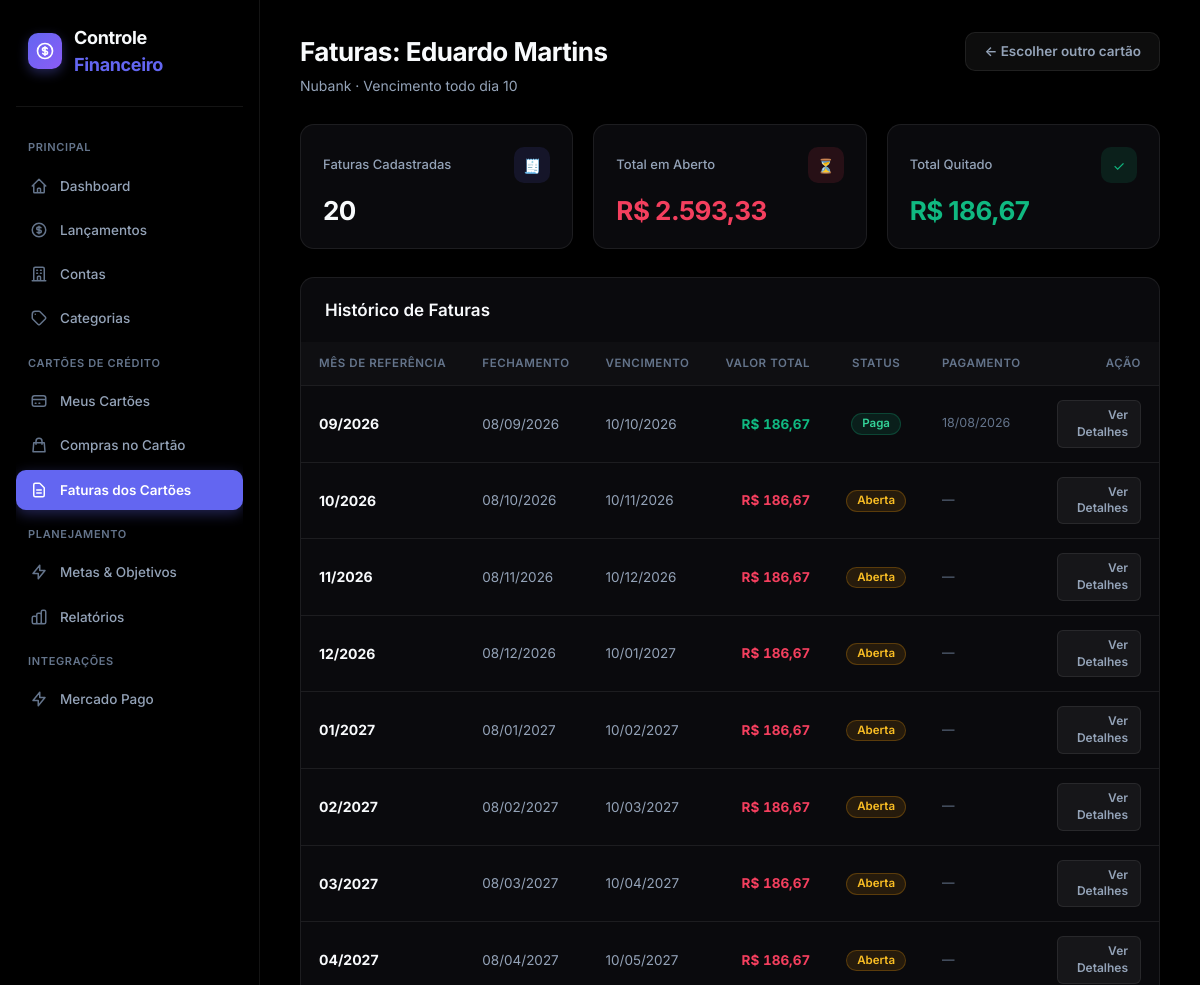
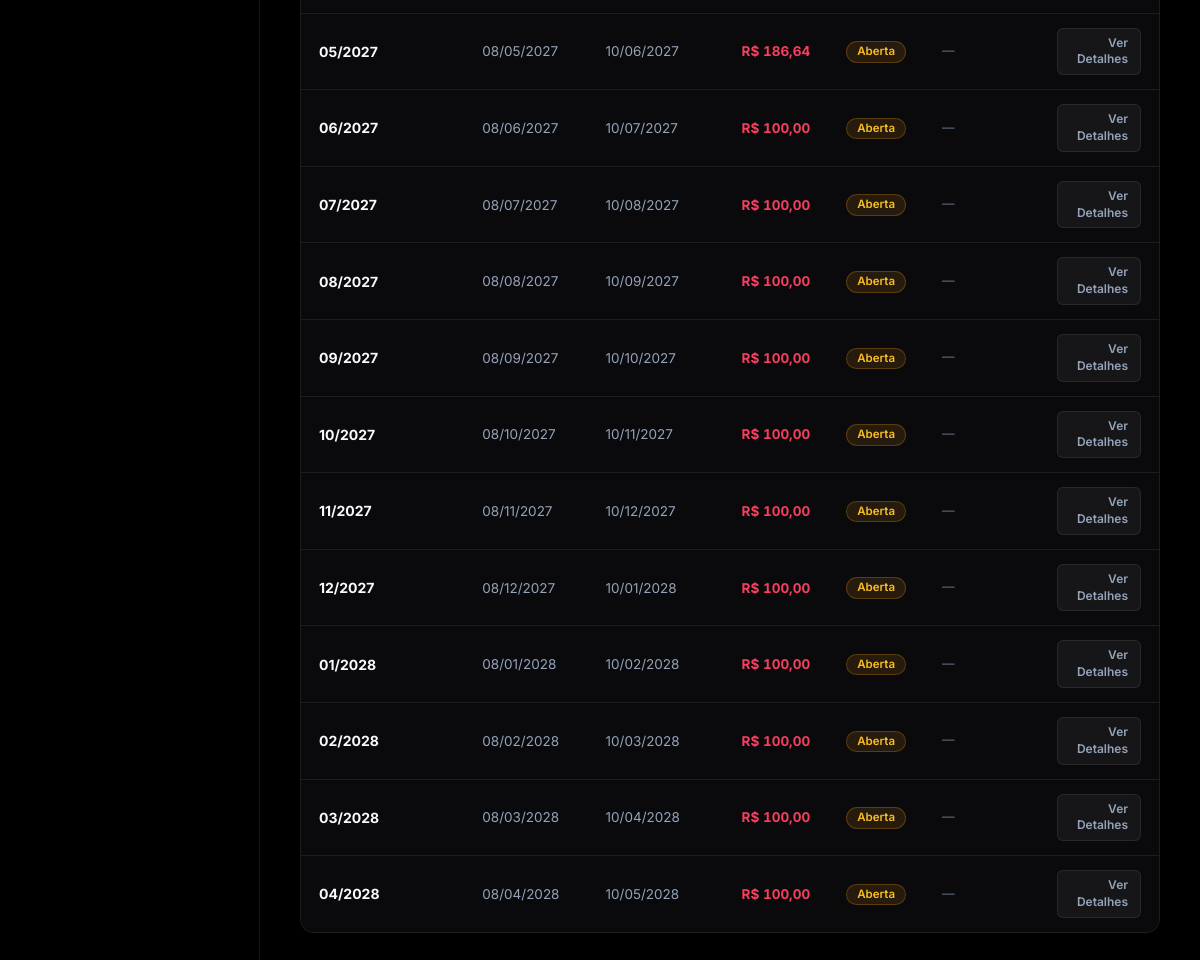
Screenshot of /faturas-cartao/cartao/1 with the database file from the repository (2 pictures, top to bottom).
### models/cartao.py (models this page shows, shortened)
class Cartao(db.Model):
    __tablename__ = "cartoes"
    id = db.Column(
        db.Integer,
        primary_key=True
    )
    nome = db.Column(
        db.String(100),
        nullable=False
    )
    banco = db.Column(
        db.String(100),
        nullable=False
    )
    ultimos_digitos = db.Column(
        db.String(4),
        nullable=True
    )
    limite = db.Column(
        db.Numeric(12, 2),
        nullable=False,
        default=0
    )
    dia_fechamento = db.Column(
        db.Integer,
        nullable=False
    )
    dia_vencimento = db.Column(
        db.Integer,
        nullable=False
    )
    ativo = db.Column(
        db.Boolean,
        nullable=False,
        default=True
    )
    criado_em = db.Column(
        db.DateTime,
        default=datetime.utcnow
    )
    faturas = db.relationship(
        "FaturaCartao",
        back_populates="cartao",
        cascade="all, delete-orphan"
    )

### models/fatura_cartao.py (models this page shows, shortened)
class FaturaCartao(db.Model):
    __tablename__ = "faturas_cartao"
    id = db.Column(
        db.Integer,
        primary_key=True
    )
    cartao_id = db.Column(
        db.Integer,
        db.ForeignKey(
            "cartoes.id"
        ),
        nullable=False
    )
    mes_referencia = db.Column(
        db.Integer,
        nullable=False
    )
    ano_referencia = db.Column(
        db.Integer,
        nullable=False
    )
    data_fechamento = db.Column(
        db.Date,
        nullable=False
    )
    data_vencimento = db.Column(
        db.Date,
        nullable=False
    )
    valor_total = db.Column(
        db.Numeric(12, 2),
        nullable=False,
        default=0
    )
    status = db.Column(
        db.String(20),
        nullable=False,
        default="aberta"
    )
    data_pagamento = db.Column(
        db.DateTime,
        nullable=True
    )
    criado_em = db.Column(
        db.DateTime,
        default=datetime.utcnow
    )
    cartao = db.relationship(
        "Cartao",
        back_populates="faturas"
    )
    parcelas = db.relationship(
        "ParcelaCartao",
        back_populates="fatura"
    )

### routes/faturas_cartao.py (the view)
@faturas_cartao_bp.route(
    "/cartao/<int:cartao_id>"
)
def faturas_cartao(cartao_id):
    cartao = Cartao.query.get_or_404(
        cartao_id
    )
    faturas = (
        FaturaCartao.query
        .filter_by(
            cartao_id=cartao.id
        )
        .order_by(
            FaturaCartao.ano_referencia.asc(),
            FaturaCartao.mes_referencia.asc()
        )
        .all()
    )
    total_aberto = sum(
        (
            fatura.valor_total or 0
            for fatura in faturas
            if fatura.status != "paga"
        ),
        0
    )
    total_pago = sum(
        (
            fatura.valor_total or 0
            for fatura in faturas
            if fatura.status == "paga"
        ),
        0
    )
    return render_template(
        "faturas_cartao.html",
        cartoes=None,
        cartao=cartao,
        faturas=faturas,
        total_aberto=total_aberto,
        total_pago=total_pago
    )

### app.py (called while the page is built)
def formatar_moeda(valor):
    try:
        valor = float(
            valor or 0
        )
    except (
        TypeError,
        ValueError
    ):
        valor = 0.0
    negativo = valor < 0
    valor = abs(
        valor
    )
    texto = f"{valor:,.2f}"
    texto = (
        texto
        .replace(",", "X")
        .replace(".", ",")
        .replace("X", ".")
    )
    if negativo:
        texto = "-" + texto
    return texto

### templates/faturas_cartao.html (shortened to what this page needs)
{% extends "base.html" %}
{% block content %}
{% if cartoes is not none %}
<div class="page-header">
    <div class="page-header-content">
        <h1>Faturas dos Cartões</h1>
        <p>Selecione um cartão para visualizar o histórico de faturas e pagamentos.</p>
    </div>
</div>
<div style="display: grid; grid-template-columns: repeat(auto-fill, minmax(320px, 1fr)); gap: 20px;">
    {% for cartao in cartoes %}
    <div style="background: linear-gradient(135deg, #18181f 0%, #0a0a0d 100%); border: 1px solid var(--border); border-radius: var(--radius-xl); padding: 24px; box-shadow: var(--shadow-md);">
        <div style="display: flex; justify-content: space-between; align-items: flex-start; margin-bottom: 20px;">
            <div>
                <span style="font-size: 11px; text-transform: uppercase; letter-spacing: 0.05em; color: var(--text-muted); display: block;">{{ cartao.banco }}</span>
                <strong style="font-size: 18px; color: var(--text-primary);">{{ cartao.nome }}</strong>
            </div>
            <span class="badge badge-info">Dia {{ cartao.dia_vencimento }}</span>
        </div>
        <div style="font-family: monospace; font-size: 15px; letter-spacing: 2px; color: var(--text-secondary); margin-bottom: 20px;">
            •••• •••• •••• {{ cartao.ultimos_digitos if cartao.ultimos_digitos else '----' }}
        </div>
        <div style="background: rgba(0, 0, 0, 0.25); border-radius: var(--radius-md); padding: 12px 14px; margin-bottom: 20px; display: flex; justify-content: space-between;">
            <div>
                <span style="font-size: 11px; color: var(--text-muted); display: block;">Limite</span>
                <strong style="color: var(--text-primary);">R$ {{ cartao.limite|moeda }}</strong>
            </div>
            <div>
                <span style="font-size: 11px; color: var(--text-muted); display: block;">Fechamento</span>
                <strong style="color: var(--text-primary);">Dia {{ cartao.dia_fechamento }}</strong>
            </div>
        </div>
        <a href="{{ url_for('faturas_cartao.faturas_cartao', cartao_id=cartao.id) }}" class="btn btn-primary" style="width: 100%;">
            Ver Faturas deste Cartão →
        </a>
    </div>
    {% else %}
    <div class="empty-state" style="grid-column: 1 / -1;">
        <div class="empty-state-icon">💳</div>
        <strong>Nenhum cartão ativo encontrado</strong>
        <span>Cadastre um cartão para começar a controlar as faturas.</span>
    </div>
    {% endfor %}
</div>
{% else %}
<div class="page-header">
    <div class="page-header-content">
        <h1>Faturas: {{ cartao.nome }}</h1>
        <p>{{ cartao.banco }} · Vencimento todo dia {{ cartao.dia_vencimento }}</p>
    </div>
    <div class="page-header-actions">
        <a href="{{ url_for('faturas_cartao.listar') }}" class="btn btn-secondary">
            ← Escolher outro cartão
        </a>
    </div>
</div>
<div class="cards" style="grid-template-columns: repeat(3, 1fr);">
    <div class="card">
        <div class="card-header-line">
            <span class="card-title">Faturas Cadastradas</span>
            <div class="card-icon primary">🧾</div>
        </div>
        <strong class="card-value valor-destaque">{{ faturas|length }}</strong>
    </div>
    <div class="card">
        <div class="card-header-line">
            <span class="card-title">Total em Aberto</span>
            <div class="card-icon danger">⏳</div>
        </div>
        <strong class="card-value valor-negativo">R$ {{ total_aberto|moeda }}</strong>
    </div>
    <div class="card">
        <div class="card-header-line">
            <span class="card-title">Total Quitado</span>
            <div class="card-icon success">✓</div>
        </div>
        <strong class="card-value valor-positivo">R$ {{ total_pago|moeda }}</strong>
    </div>
</div>
<div class="panel" style="padding: 0; overflow: hidden;">
    <div class="panel-header" style="padding: 20px 24px 16px; margin-bottom: 0;">
        <h2 class="panel-title">Histórico de Faturas</h2>
    </div>
    <div class="table-container" style="border: none; border-radius: 0; margin-bottom: 0;">
        <table>
            <thead>
                <tr>
                    <th>Mês de Referência</th>
                    <th>Fechamento</th>
                    <th>Vencimento</th>
                    <th style="text-align: right;">Valor Total</th>
                    <th style="text-align: center;">Status</th>
                    <th>Pagamento</th>
                    <th style="text-align: right;">Ação</th>
                </tr>
            </thead>
            <tbody>
                {% for fatura in faturas %}
                <tr>
                    <td>
                        <strong style="color: var(--text-primary); font-size: 14px;">
                            {{ "%02d"|format(fatura.mes_referencia) }}/{{ fatura.ano_referencia }}
                        </strong>
                    </td>
                    <td style="color: var(--text-secondary);">
                        {{ fatura.data_fechamento.strftime("%d/%m/%Y") }}
                    </td>
                    <td style="color: var(--text-secondary);">
                        {{ fatura.data_vencimento.strftime("%d/%m/%Y") }}
                    </td>
                    <td style="text-align: right; font-weight: 700; font-variant-numeric: tabular-nums;" class="{% if fatura.status == 'paga' %}valor-positivo{% else %}valor-negativo{% endif %}">
                        R$ {{ fatura.valor_total|moeda }}
                    </td>
                    <td style="text-align: center;">
                        {% if fatura.status == "paga" %}
                            <span class="badge badge-success">Paga</span>
                        {% else %}
                            <span class="badge badge-pendente">Aberta</span>
                        {% endif %}
                    </td>
                    <td style="color: var(--text-muted); font-size: 12.5px;">
                        {% if fatura.data_pagamento %}
                            {{ fatura.data_pagamento.strftime("%d/%m/%Y") }}
                        {% else %}
                            —
                        {% endif %}
                    </td>
                    <td style="text-align: right;">
                        <a href="{{ url_for('faturas_cartao.detalhes', id=fatura.id) }}" class="btn btn-secondary btn-sm">
                            Ver Detalhes
                        </a>
                    </td>
                </tr>
                {% endfor %}
            </tbody>
        </table>
    </div>
</div>
{% endif %}
{% endblock %}

### templates/base.html (style rules this page uses)
:root { color-scheme: dark; }
html, body, .app-layout, .main-wrapper { background-color: #000000 !important; color: #f8fafc !important; }

### rows the page displays
Cartao: nome "Eduardo Martins", banco "Nubank", dia_vencimento "10"
FaturaCartao: mes_referencia "09", ano_referencia "2026", data_fechamento "08/09/2026", data_vencimento "10/10/2026", valor_total|moeda "186,67", status "Paga", data_pagamento "18/08/2026"
FaturaCartao: mes_referencia "10", ano_referencia "2026", data_fechamento "08/10/2026", data_vencimento "10/11/2026", valor_total|moeda "186,67", status "Aberta"
FaturaCartao: mes_referencia "11", ano_referencia "2026", data_fechamento "08/11/2026", data_vencimento "10/12/2026", valor_total|moeda "186,67", status "Aberta"
FaturaCartao: mes_referencia "12", ano_referencia "2026", data_fechamento "08/12/2026", data_vencimento "10/01/2027", valor_total|moeda "186,67", status "Aberta"
FaturaCartao: mes_referencia "01", ano_referencia "2027", data_fechamento "08/01/2027", data_vencimento "10/02/2027", valor_total|moeda "186,67", status "Aberta"
FaturaCartao: mes_referencia "02", ano_referencia "2027", data_fechamento "08/02/2027", data_vencimento "10/03/2027", valor_total|moeda "186,67", status "Aberta"
FaturaCartao: mes_referencia "03", ano_referencia "2027", data_fechamento "08/03/2027", data_vencimento "10/04/2027", valor_total|moeda "186,67", status "Aberta"
FaturaCartao: mes_referencia "04", ano_referencia "2027", data_fechamento "08/04/2027", data_vencimento "10/05/2027", valor_total|moeda "186,67", status "Aberta"
FaturaCartao: mes_referencia "05", ano_referencia "2027", data_fechamento "08/05/2027", data_vencimento "10/06/2027", valor_total|moeda "186,64", status "Aberta"
FaturaCartao: mes_referencia "06", ano_referencia "2027", data_fechamento "08/06/2027", data_vencimento "10/07/2027", valor_total|moeda "100,00", status "Aberta"
FaturaCartao: mes_referencia "07", ano_referencia "2027", data_fechamento "08/07/2027", data_vencimento "10/08/2027", valor_total|moeda "100,00", status "Aberta"
FaturaCartao: mes_referencia "08", ano_referencia "2027", data_fechamento "08/08/2027", data_vencimento "10/09/2027", valor_total|moeda "100,00", status "Aberta"
FaturaCartao: mes_referencia "09", ano_referencia "2027", data_fechamento "08/09/2027", data_vencimento "10/10/2027", valor_total|moeda "100,00", status "Aberta"
FaturaCartao: mes_referencia "10", ano_referencia "2027", data_fechamento "08/10/2027", data_vencimento "10/11/2027", valor_total|moeda "100,00", status "Aberta"
FaturaCartao: mes_referencia "11", ano_referencia "2027", data_fechamento "08/11/2027", data_vencimento "10/12/2027", valor_total|moeda "100,00", status "Aberta"
FaturaCartao: mes_referencia "12", ano_referencia "2027", data_fechamento "08/12/2027", data_vencimento "10/01/2028", valor_total|moeda "100,00", status "Aberta"
FaturaCartao: mes_referencia "01", ano_referencia "2028", data_fechamento "08/01/2028", data_vencimento "10/02/2028", valor_total|moeda "100,00", status "Aberta"
FaturaCartao: mes_referencia "02", ano_referencia "2028", data_fechamento "08/02/2028", data_vencimento "10/03/2028", valor_total|moeda "100,00", status "Aberta"
FaturaCartao: mes_referencia "03", ano_referencia "2028", data_fechamento "08/03/2028", data_vencimento "10/04/2028", valor_total|moeda "100,00", status "Aberta"
FaturaCartao: mes_referencia "04", ano_referencia "2028", data_fechamento "08/04/2028", data_vencimento "10/05/2028", valor_total|moeda "100,00", status "Aberta"

### other values shown
{{ faturas|length }} "20"
{{ total_aberto|moeda }} "2.593,33"
{{ total_pago|moeda }} "186,67"
